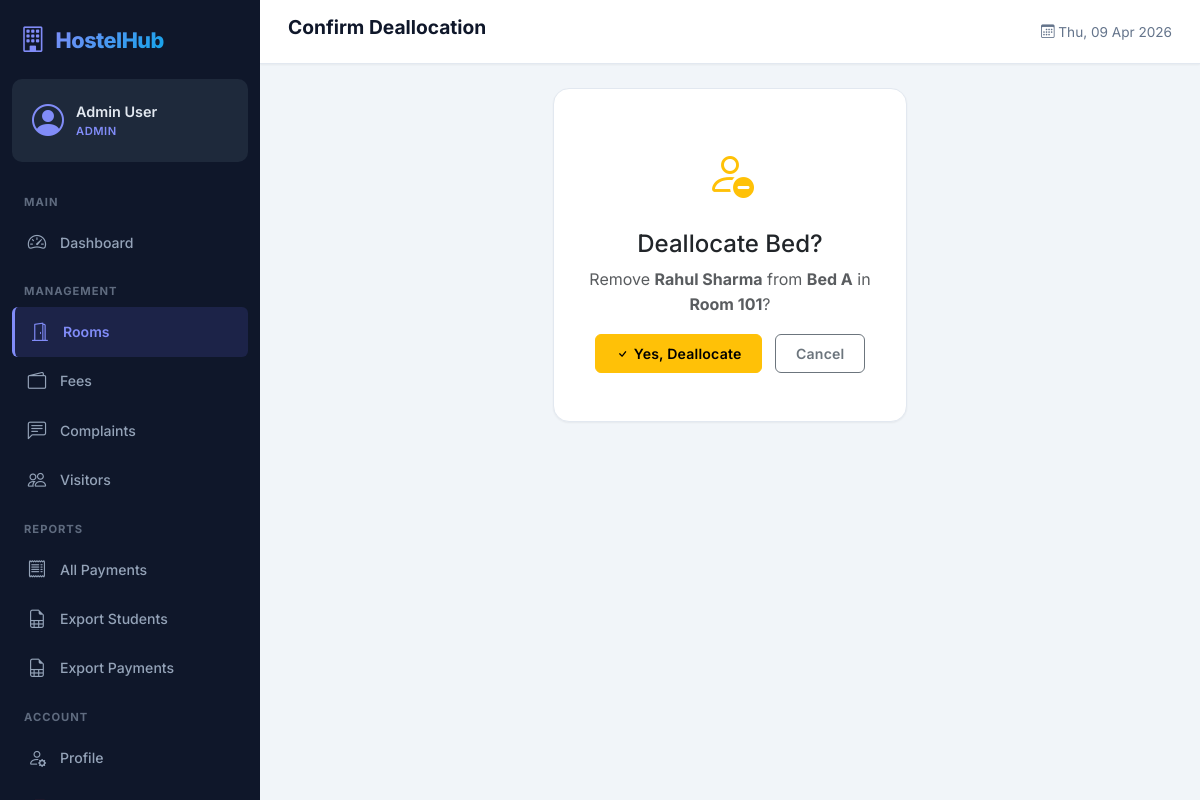
Screenshot of /rooms/deallocate/1/ (signed in) with the database file from the repository.
### apps/accounts/models.py (models this page shows, shortened)
class CustomUser(AbstractUser):
    ROLE_CHOICES = [
        ('student', 'Student'),
        ('admin', 'Admin'),
        ('warden', 'Warden'),
    ]
    role = models.CharField(max_length=10, choices=ROLE_CHOICES, default='student')
    phone = models.CharField(max_length=15, blank=True)
    parent_phone = models.CharField(max_length=15, blank=True, verbose_name='Parent/Guardian Phone')
    address = models.TextField(blank=True)
    institution = models.CharField(max_length=200, blank=True, verbose_name='College/Institution')
    profile_pic = models.ImageField(upload_to='profile_pics/', blank=True, null=True)
    class Meta:
        verbose_name = 'User'
        verbose_name_plural = 'Users'
    @property
    def is_student(self):
        return self.role == 'student'
    @property
    def is_hostel_admin(self):
        return self.role == 'admin' or self.is_superuser

### apps/rooms/models.py (models this page shows, shortened)
class Allocation(models.Model):
    student = models.ForeignKey(settings.AUTH_USER_MODEL, on_delete=models.CASCADE, related_name='allocations')
    bed = models.ForeignKey(Bed, on_delete=models.CASCADE, related_name='allocations')
    start_date = models.DateField()
    end_date = models.DateField(blank=True, null=True)
    is_active = models.BooleanField(default=True)
    allocated_by = models.ForeignKey(
        settings.AUTH_USER_MODEL, on_delete=models.SET_NULL, null=True,
        related_name='allocations_made'
    )
    created_at = models.DateTimeField(auto_now_add=True)
    notes = models.TextField(blank=True)
    class Meta:
        ordering = ['-created_at']

class Bed(models.Model):
    STATUS_CHOICES = [
        ('available', 'Available'),
        ('occupied', 'Occupied'),
        ('maintenance', 'Under Maintenance'),
    ]
    room = models.ForeignKey(Room, on_delete=models.CASCADE, related_name='beds')
    bed_label = models.CharField(max_length=10, help_text='e.g., A, B, C')
    status = models.CharField(max_length=15, choices=STATUS_CHOICES, default='available')
    class Meta:
        unique_together = ('room', 'bed_label')
        ordering = ['room', 'bed_label']

class Room(models.Model):
    ROOM_TYPE_CHOICES = [
        ('single', 'Single'),
        ('double', 'Double'),
        ('triple', 'Triple'),
        ('dormitory', 'Dormitory'),
    ]
    room_number = models.CharField(max_length=20, unique=True)
    floor = models.PositiveIntegerField(default=1)
    room_type = models.CharField(max_length=10, choices=ROOM_TYPE_CHOICES, default='double')
    total_beds = models.PositiveIntegerField(default=2)
    is_ac = models.BooleanField(default=False, verbose_name='Air Conditioned')
    monthly_rent = models.DecimalField(max_digits=10, decimal_places=2, default=5000.00)
    description = models.TextField(blank=True)
    created_at = models.DateTimeField(auto_now_add=True)
    class Meta:
        ordering = ['floor', 'room_number']

### apps/rooms/views.py (the view)
    def wrapper(request, *args, **kwargs):
        if not request.user.is_authenticated:
            return redirect('accounts:login')
        if not (request.user.is_hostel_admin or request.user.is_warden):
            messages.error(request, 'Access denied. Admin/Warden only.')
            return redirect('dashboard:home')
        return view_func(request, *args, **kwargs)

### apps/rooms/views.py (called while the page is built)
def admin_required(view_func):
    def wrapper(request, *args, **kwargs):
        if not request.user.is_authenticated:
            return redirect('accounts:login')
        if not (request.user.is_hostel_admin or request.user.is_warden):
            messages.error(request, 'Access denied. Admin/Warden only.')
            return redirect('dashboard:home')
        return view_func(request, *args, **kwargs)
    return wrapper

@admin_required
def deallocate_bed(request, allocation_id):
    allocation = get_object_or_404(Allocation, pk=allocation_id)
    if request.method == 'POST':
        allocation.is_active = False
        allocation.end_date = timezone.now().date()
        allocation.save()
        messages.success(request, f'Bed {allocation.bed.bed_label} in Room {allocation.bed.room.room_number} has been deallocated.')
        return redirect('rooms:room_detail', pk=allocation.bed.room.pk)
    return render(request, 'rooms/deallocate_confirm.html', {'allocation': allocation})

### templates/rooms/deallocate_confirm.html (shortened to what this page needs)
{% extends 'base.html' %}
{% block page_title %}Confirm Deallocation{% endblock %}
{% block content %}
<div class="row justify-content-center">
    <div class="col-lg-5">
        <div class="card animate-slide-up">
            <div class="card-body text-center py-5">
                <i class="bi bi-person-dash text-warning" style="font-size:3rem;"></i>
                <h4 class="mt-3">Deallocate Bed?</h4>
                <p class="text-muted">
                    Remove <strong>{{ allocation.student.get_full_name }}</strong> from
                    <strong>Bed {{ allocation.bed.bed_label }}</strong> in
                    <strong>Room {{ allocation.bed.room.room_number }}</strong>?
                </p>
                <form method="POST" class="d-inline">
                    <button type="submit" class="btn btn-warning me-2">
                        <i class="bi bi-check me-1"></i>Yes, Deallocate
                    </button>
                    <a href="{% url 'rooms:room_detail' allocation.bed.room.pk %}" class="btn btn-outline-secondary">Cancel</a>
                </form>
            </div>
        </div>
    </div>
</div>
{% endblock %}

### templates/base.html (shortened to what this page needs)
{% load static %}
<!DOCTYPE html>
<html lang="en" data-bs-theme="light">
<head>
    <link href="https://cdn.jsdelivr.net/npm/bootstrap@5.3.3/dist/css/bootstrap.min.css" rel="stylesheet">
    <link rel="stylesheet" href="https://cdn.jsdelivr.net/npm/bootstrap-icons@1.11.3/font/bootstrap-icons.min.css">
    <link rel="stylesheet" href="{% static 'css/style.css' %}">
</head>
<body>
    {% if user.is_authenticated %}
    <div class="app-wrapper">
        <nav class="sidebar" id="sidebar">
            <div class="sidebar-header">
                <div class="brand">
                    <i class="bi bi-building"></i>
                    <span class="brand-text">HostelHub</span>
                </div>
            </div>
            <div class="sidebar-user">
                <div class="user-avatar">
                    <i class="bi bi-person-circle"></i>
                </div>
                <div class="user-info">
                    <span class="user-name">{{ user.get_full_name|default:user.username }}</span>
                    <span class="user-role badge-role">{{ user.get_role_display }}</span>
                </div>
            </div>
            <ul class="sidebar-nav">
                <li class="nav-section">Main</li>
                <li class="nav-item {% if request.resolver_match.url_name == 'home' %}active{% endif %}">
                    <a href="{% url 'dashboard:home' %}">
                        <i class="bi bi-speedometer2"></i>
                        <span>Dashboard</span>
                    </a>
                </li>
                <li class="nav-section">Management</li>
                <li class="nav-item {% if 'rooms' in request.resolver_match.app_name %}active{% endif %}">
                    <a href="{% url 'rooms:room_list' %}">
                        <i class="bi bi-door-open"></i>
                        <span>Rooms</span>
                    </a>
                </li>
                <li class="nav-item {% if 'fees' in request.resolver_match.app_name %}active{% endif %}">
                    <a href="{% url 'fees:fee_dashboard' %}">
                        <i class="bi bi-wallet2"></i>
                        <span>Fees</span>
                    </a>
                </li>
                <li class="nav-item {% if 'complaints' in request.resolver_match.app_name %}active{% endif %}">
                    <a href="{% url 'complaints:complaint_list' %}">
                        <i class="bi bi-chat-left-text"></i>
                        <span>Complaints</span>
                    </a>
                </li>
                <li class="nav-item {% if 'visitors' in request.resolver_match.app_name %}active{% endif %}">
                    <a href="{% url 'visitors:visitor_list' %}">
                        <i class="bi bi-people"></i>
                        <span>Visitors</span>
                    </a>
                </li>
                {% if user.is_hostel_admin or user.is_warden %}
                <li class="nav-section">Reports</li>
                <li class="nav-item">
                    <a href="{% url 'fees:all_payments' %}">
                        <i class="bi bi-receipt"></i>
                        <span>All Payments</span>
                    </a>
                </li>
                <li class="nav-item">
                    <a href="{% url 'dashboard:export_csv' 'students' %}">
                        <i class="bi bi-file-earmark-spreadsheet"></i>
                        <span>Export Students</span>
                    </a>
                </li>
                <li class="nav-item">
                    <a href="{% url 'dashboard:export_csv' 'payments' %}">
                        <i class="bi bi-file-earmark-spreadsheet"></i>
                        <span>Export Payments</span>
                    </a>
                </li>
                {% endif %}
                <li class="nav-section">Account</li>
                <li class="nav-item {% if request.resolver_match.url_name == 'profile' %}active{% endif %}">
                    <a href="{% url 'accounts:profile' %}">
                        <i class="bi bi-person-gear"></i>
                        <span>Profile</span>
                    </a>
                </li>
                <li class="nav-item">
                    <a href="{% url 'accounts:logout' %}" class="text-danger">
                        <i class="bi bi-box-arrow-left"></i>
                    </a>
                </li>
            </ul>
        </nav>
        <main class="main-content">
            <header class="top-navbar">
                <h1 class="page-title">{% block page_title %}Dashboard{% endblock %}</h1>
                <div class="navbar-actions">
                    <span class="welcome-text d-none d-sm-inline">
                        <i class="bi bi-calendar3"></i>
                        {% now "D, d M Y" %}
                    </span>
                </div>
            </header>
            <div class="content-area">
                {% block content %}{% endblock %}
            </div>
        </main>
    </div>
    {% endif %}
</body>
</html>

### static/css/style.css (style rules this page uses)
:root { --primary: #6366f1; --primary-dark: #4f46e5; --primary-light: #818cf8; --primary-glow: rgba(99, 102, 241, 0.15); --secondary: #0ea5e9; --accent: #f43f5e; --success: #10b981; --warning: #f59e0b; --danger: #ef4444; --info: #06b6d4; --bg-body: #f1f5f9; --bg-card: #ffffff; --bg-sidebar: #0f172a; --bg-sidebar-hover: #1e293b; --bg-sidebar-active: rgba(99, 102, 241, 0.15); --text-primary: #0f172a; --text-secondary: #64748b; --text-sidebar: #94a3b8; --text-sidebar-active: #e2e8f0; --border-color: #e2e8f0; --sidebar-width: 260px; --top-navbar-height: 64px; --transition-fast: 150ms ease; --transition-base: 250ms ease; --transition-slow: 400ms cubic-bezier(0.4, 0, 0.2, 1); --shadow-sm: 0 1px 2px rgba(0, 0, 0, 0.05); --shadow-md: 0 4px 6px -1px rgba(0, 0, 0, 0.07), 0 2px 4px -2px rgba(0, 0, 0, 0.05); --shadow-lg: 0 10px 15px -3px rgba(0, 0, 0, 0.08), 0 4px 6px -4px rgba(0, 0, 0, 0.05); --shadow-xl: 0 20px 25px -5px rgba(0, 0, 0, 0.1), 0 8px 10px -6px rgba(0, 0, 0, 0.06); --radius-sm: 6px; --radius-md: 10px; --radius-lg: 16px; --radius-xl: 24px; }
* { margin: 0; padding: 0; box-sizing: border-box; }
body { font-family: 'Inter', -apple-system, BlinkMacSystemFont, sans-serif; background: var(--bg-body); color: var(--text-primary); line-height: 1.6; overflow-x: hidden; }
a { text-decoration: none; color: var(--primary); transition: color var(--transition-fast); }
.app-wrapper { display: flex; min-height: 100vh; }
.sidebar { position: fixed; top: 0; left: 0; width: var(--sidebar-width); height: 100vh; background: var(--bg-sidebar); z-index: 1050; display: flex; flex-direction: column; transition: transform var(--transition-slow); overflow-y: auto; scrollbar-width: thin; scrollbar-color: var(--bg-sidebar-hover) transparent; }
.sidebar-header { display: flex; align-items: center; justify-content: space-between; padding: 20px 20px 10px; }
.brand { display: flex; align-items: center; gap: 10px; }
.brand i { font-size: 1.6rem; color: var(--primary-light); }
.brand-text { font-size: 1.35rem; font-weight: 800; background: linear-gradient(135deg, var(--primary-light), var(--secondary)); -webkit-background-clip: text; -webkit-text-fill-color: transparent; background-clip: text; letter-spacing: -0.5px; }
.sidebar-user { display: flex; align-items: center; gap: 12px; padding: 16px 20px; margin: 8px 12px; background: var(--bg-sidebar-hover); border-radius: var(--radius-md); }
.user-avatar i { font-size: 2rem; color: var(--primary-light); }
.user-info { display: flex; flex-direction: column; }
.user-name { color: var(--text-sidebar-active); font-weight: 600; font-size: 0.9rem; }
.badge-role { font-size: 0.7rem; color: var(--primary-light); text-transform: uppercase; letter-spacing: 0.5px; font-weight: 600; }
.sidebar-nav { list-style: none; padding: 8px 12px; flex: 1; }
.nav-section { color: var(--text-sidebar); font-size: 0.7rem; font-weight: 700; text-transform: uppercase; letter-spacing: 1px; padding: 16px 12px 6px; opacity: 0.6; }
.nav-item a { display: flex; align-items: center; gap: 12px; padding: 10px 14px; color: var(--text-sidebar); border-radius: var(--radius-sm); transition: all var(--transition-fast); font-size: 0.88rem; font-weight: 500; }
.nav-item.active a { background: var(--bg-sidebar-active); color: var(--primary-light); font-weight: 600; border-left: 3px solid var(--primary-light); }
.nav-item a i { font-size: 1.15rem; width: 22px; text-align: center; }
.main-content { flex: 1; margin-left: var(--sidebar-width); min-height: 100vh; display: flex; flex-direction: column; }
.top-navbar { height: var(--top-navbar-height); background: var(--bg-card); border-bottom: 1px solid var(--border-color); display: flex; align-items: center; padding: 0 28px; gap: 16px; position: sticky; top: 0; z-index: 100; box-shadow: var(--shadow-sm); }
.page-title { font-size: 1.2rem; font-weight: 700; color: var(--text-primary); flex: 1; }
.welcome-text { font-size: 0.85rem; color: var(--text-secondary); }
.content-area { padding: 24px 28px; flex: 1; }
.card { background: var(--bg-card); border: 1px solid var(--border-color); border-radius: var(--radius-lg); box-shadow: var(--shadow-sm); transition: all var(--transition-base); overflow: hidden; }
.card-body { padding: 20px; }
.btn { padding: 8px 20px; border-radius: var(--radius-sm); font-weight: 600; font-size: 0.88rem; transition: all var(--transition-fast); letter-spacing: 0.2px; }
.animate-fade-in { animation: fadeIn 0.4s ease; }
.animate-slide-up { animation: slideUp 0.4s ease; }

### rows the page displays
CustomUser: get_full_name "Admin User", role "ADMIN"
Allocation: student.get_full_name "Rahul Sharma", bed.bed_label "A", bed.room.room_number "101"
